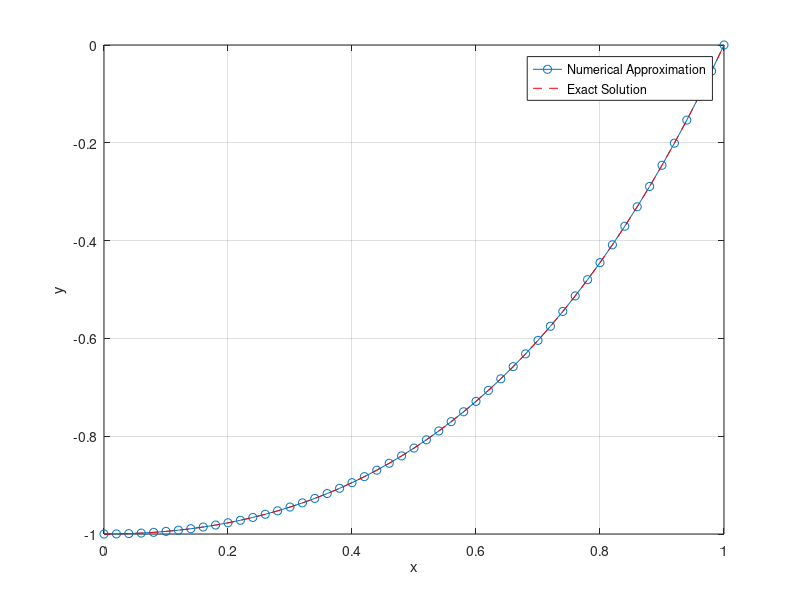

Here is the MATLAB script that generated this plot:
clear all;
close all;
clc;
1;
n = 50;
h = 1 / n;
a = 0; b = 1;

x = linspace(a, b, n+1);
exact_solution = (x - 1) .* exp(x);

g = @(x) -(x.^2 + 3) .* exp(x); %ok
p = @(x) -(x+1);
q = 2;
A = zeros(n+1, n+1);
b = zeros(n+1, 1);

for i = 2:n
    A(i, i+1) = -(1- p(x(i)) * h / 2);
    A(i, i) = 2 + q * h^2;
    A(i, i-1) = -(1+ p(x(i)) * h / 2);
end

A(1, 1) = 1;
A(n+1, n+1) = 1;
b(1) = -1;
b(n+1) = 0;

for i = 2:n
    b(i) = h^2 * g(x(i));
end

y = A \ b;

figure;
plot(x, y, 'o-');
hold on;

plot(x, exact_solution, 'r--');
xlabel('x');
ylabel('y');
legend('Numerical Approximation', 'Exact Solution', 'Location', 'Best');
grid on;